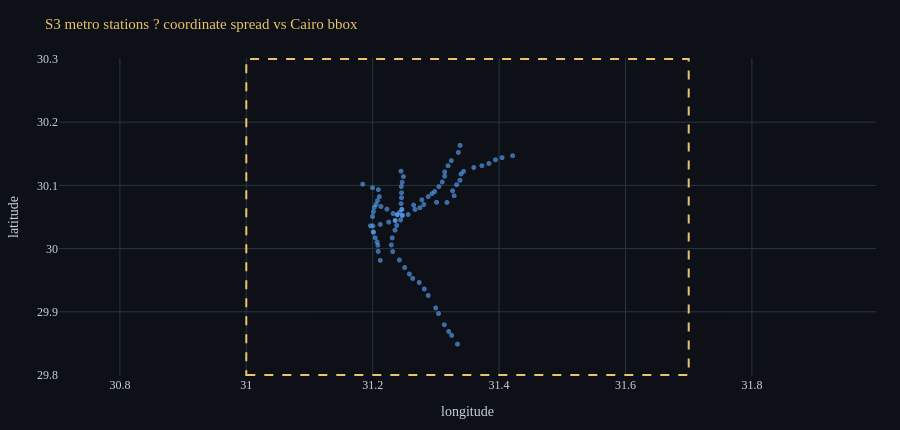
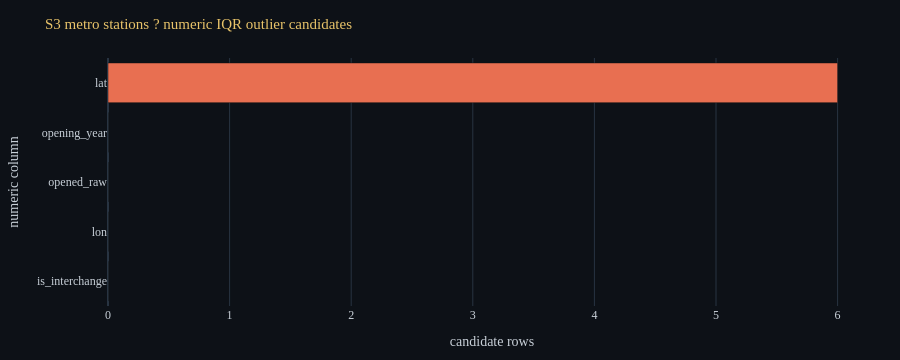
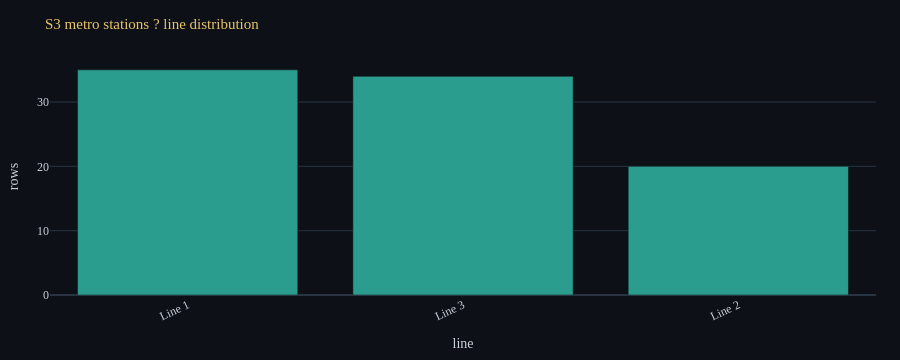
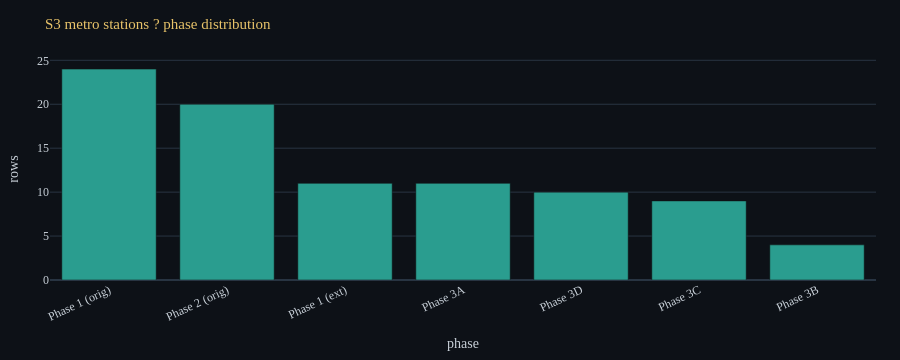

The notebook cell saved with these charts, in order:
### Code cell
# Explore S3 metro station CSV for inconsistencies and outlier candidates.
metro_audit = explore_scraped_data(
    'S3 metro stations',
    CLEAN_DIR / 'metro_stations.csv',
    key_cols=['line', 'station_en'],
    coord_cols=('lat', 'lon'),
)
metro_years = metro_audit.groupby('line')['opening_year'].agg(['min', 'median', 'max', 'count']).reset_index()
show_df(metro_years, title='S3 metro ? opening-year range by line',
        caption='Interchange name repeats are expected; duplicate line+station rows are flagged above.',
        highlight_col='median')
fig = go.Figure()
for line, sub in metro_audit.dropna(subset=['opening_year']).groupby('line'):
    fig.add_trace(go.Box(y=sub['opening_year'], name=line, boxpoints='all', jitter=0.35, pointpos=0,
                         marker_color={'Line 1':'#58A6FF','Line 2':'#E9C46A','Line 3':'#2A9D8F'}.get(line, '#C9D1D9')))
fig.update_layout(**_audit_layout('S3 metro ? opening-year spread by line', height=420))
fig.update_yaxes(title='opening year')
fig.show()

### Figure 1 — Plotly figure (JSON) as saved in the notebook; plotly's stock layout.template omitted (floating-point values rounded to 4 significant figures)
{"data": [{"hovertemplate": "lon=%{x:.5f}<br>lat=%{y:.5f}<extra></extra>", "marker": {"color": "#58A6FF", "opacity": 0.62, "size": 5}, "mode": "markers", "name": "inside Cairo bbox", "type": "scattergl", "x": [31.33, 31.32, 31.32, 31.31, 31.3, 31.3, 31.29, 31.28, 31.27, 31.26, 31.26, 31.25, 31.24, 31.23, 31.23, 31.23, 31.24, 31.24, 31.24, 31.24, 31.24, 31.25, 31.26, 31.28, 31.29, 31.29, 31.3, 31.3, 31.31, 31.31, 31.31, 31.32, 31.32, 31.34, 31.34, 31.21, 31.21, 31.21, 31.21, 31.2, 31.2, 31.2, 31.21, 31.23, 31.24, 31.24, 31.25, 31.25, 31.25, 31.25, 31.25, 31.25, 31.25, 31.25, 31.24, 31.42, 31.4, 31.39, 31.38, 31.37, 31.36, 31.34, 31.34, 31.34, 31.33, 31.33, 31.33, 31.32, 31.3, 31.28, 31.27, 31.27, 31.26, 31.25, 31.24, 31.23, 31.22, 31.21, 31.21, 31.21, 31.21, 31.21, 31.2, 31.18, 31.2, 31.2, 31.2, 31.2, 31.2], "y": [29.85, 29.86, 29.87, 29.88, 29.9, 29.91, 29.93, 29.94, 29.95, 29.95, 29.96, 29.97, 29.98, 30.0, 30.01, 30.02, 30.03, 30.04, 30.04, 30.05, 30.06, 30.06, 30.07, 30.08, 30.08, 30.09, 30.09, 30.1, 30.11, 30.11, 30.12, 30.13, 30.14, 30.15, 30.16, 29.98, 30.0, 30.01, 30.01, 30.02, 30.03, 30.04, 30.04, 30.04, 30.04, 30.05, 30.05, 30.06, 30.07, 30.08, 30.09, 30.1, 30.11, 30.11, 30.12, 30.15, 30.14, 30.14, 30.13, 30.13, 30.13, 30.12, 30.12, 30.11, 30.1, 30.09, 30.08, 30.07, 30.07, 30.07, 30.06, 30.06, 30.05, 30.05, 30.05, 30.06, 30.06, 30.07, 30.07, 30.08, 30.08, 30.09, 30.1, 30.1, 30.07, 30.06, 30.05, 30.04, 30.03]}], "layout": {"font": {"color": "#C9D1D9", "family": "Share Tech Mono"}, "height": 430, "legend": {"bgcolor": "rgba(22,27,34,0.72)", "bordercolor": "rgba(88,166,255,0.2)"}, "margin": {"b": 54, "l": 50, "r": 24, "t": 58}, "paper_bgcolor": "#0D1117", "plot_bgcolor": "#0D1117", "shapes": [{"fillcolor": "rgba(0,0,0,0)", "line": {"color": "#E9C46A", "dash": "dash", "width": 2}, "type": "rect", "x0": 31, "x1": 31.7, "y0": 29.8, "y1": 30.3}], "title": {"font": {"color": "#E9C46A", "size": 15}, "text": "S3 metro stations ? coordinate spread vs Cairo bbox"}, "xaxis": {"title": {"text": "longitude"}}, "yaxis": {"scaleanchor": "x", "scaleratio": 1, "title": {"text": "latitude"}}}}

### Figure 2 — Plotly figure (JSON) as saved in the notebook; plotly's stock layout.template omitted (floating-point values rounded to 4 significant figures)
{"data": [{"customdata": [[0.0, 0.0, 1.0], [31.18, 31.25, 31.42], [1987.0, 1995.0, 2020.0], [1987.0, 1998.0, 2024.0], [29.85, 30.06, 30.16]], "hovertemplate": "%{y}<br>IQR candidates: %{x:,}<br>min=%{customdata[0]:,.3f}<br>median=%{customdata[1]:,.3f}<br>max=%{customdata[2]:,.3f}<extra></extra>", "marker": {"color": ["#2A9D8F", "#2A9D8F", "#2A9D8F", "#2A9D8F", "#E86F51"]}, "orientation": "h", "type": "bar", "x": [0, 0, 0, 0, 6], "y": ["is_interchange", "lon", "opened_raw", "opening_year", "lat"]}], "layout": {"font": {"color": "#C9D1D9", "family": "Share Tech Mono"}, "height": 360, "legend": {"bgcolor": "rgba(22,27,34,0.72)", "bordercolor": "rgba(88,166,255,0.2)"}, "margin": {"b": 54, "l": 50, "r": 24, "t": 58}, "paper_bgcolor": "#0D1117", "plot_bgcolor": "#0D1117", "title": {"font": {"color": "#E9C46A", "size": 15}, "text": "S3 metro stations ? numeric IQR outlier candidates"}, "xaxis": {"title": {"text": "candidate rows"}}, "yaxis": {"title": {"text": "numeric column"}}}}

### Figure 3 — Plotly figure (JSON) as saved in the notebook; plotly's stock layout.template omitted (floating-point values rounded to 4 significant figures)
{"data": [{"hovertemplate": "%{x}<br>%{y:,} rows<extra></extra>", "marker": {"color": "#2A9D8F"}, "type": "bar", "x": ["Line 1", "Line 3", "Line 2"], "y": [35, 34, 20]}], "layout": {"font": {"color": "#C9D1D9", "family": "Share Tech Mono"}, "height": 360, "legend": {"bgcolor": "rgba(22,27,34,0.72)", "bordercolor": "rgba(88,166,255,0.2)"}, "margin": {"b": 54, "l": 50, "r": 24, "t": 58}, "paper_bgcolor": "#0D1117", "plot_bgcolor": "#0D1117", "title": {"font": {"color": "#E9C46A", "size": 15}, "text": "S3 metro stations ? line distribution"}, "xaxis": {"tickangle": -25, "title": {"text": "line"}}, "yaxis": {"title": {"text": "rows"}}}}

### Figure 4 — Plotly figure (JSON) as saved in the notebook; plotly's stock layout.template omitted (floating-point values rounded to 4 significant figures)
{"data": [{"hovertemplate": "%{x}<br>%{y:,} rows<extra></extra>", "marker": {"color": "#2A9D8F"}, "type": "bar", "x": ["Phase 1 (orig)", "Phase 2 (orig)", "Phase 1 (ext)", "Phase 3A", "Phase 3D", "Phase 3C", "Phase 3B"], "y": [24, 20, 11, 11, 10, 9, 4]}], "layout": {"font": {"color": "#C9D1D9", "family": "Share Tech Mono"}, "height": 360, "legend": {"bgcolor": "rgba(22,27,34,0.72)", "bordercolor": "rgba(88,166,255,0.2)"}, "margin": {"b": 54, "l": 50, "r": 24, "t": 58}, "paper_bgcolor": "#0D1117", "plot_bgcolor": "#0D1117", "title": {"font": {"color": "#E9C46A", "size": 15}, "text": "S3 metro stations ? phase distribution"}, "xaxis": {"tickangle": -25, "title": {"text": "phase"}}, "yaxis": {"title": {"text": "rows"}}}}
